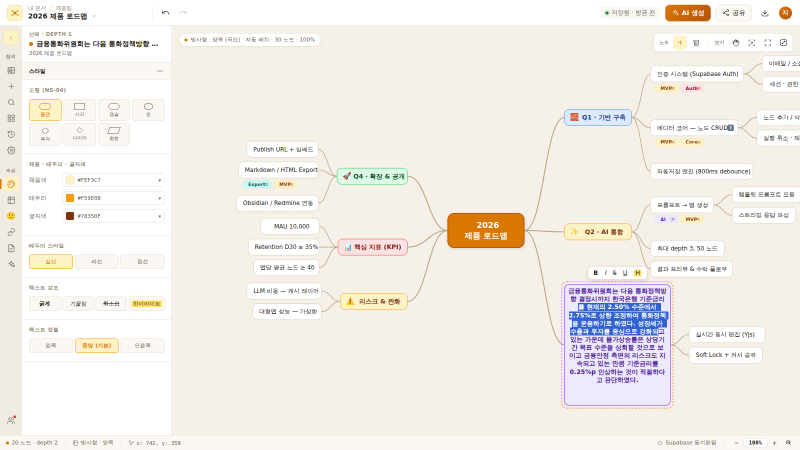
#> input picture apps/frontend/undefined/no-orange-mid.png, 1600 x 900 px (shown at 1/2 size)
$ python finish.py ../../undefined/no-orange-mid.png ../../undefined/no-orange-mid.png 5
#> lines starting #> are read from the running program, lines starting #| are printed output that depends on the picture
#!/usr/bin/env python3
"""캡처 마무리 — 폭 1000 이하로 줄이고 연회색 테두리(표시 폭 기준 화면 1px)를 넣는다.
   python3 scripts/doc-shots/finish.py <입력.png> <출력.png> [표시폭=420]
   Pillow 필요 (pip install pillow)."""
import sys
from PIL import Image, ImageOps
src, dst = sys.argv[1], sys.argv[2]
disp = int(sys.argv[3]) if len(sys.argv) > 3 else 420
im = Image.open(src).convert('RGB')
#> im is the input picture: PIL image 1600x900 RGB; mean R, G, B 242.7, 238.1, 232.3
if im.width > 1000:
    im = im.resize((1000, round(im.height * 1000 / im.width)), Image.LANCZOS)
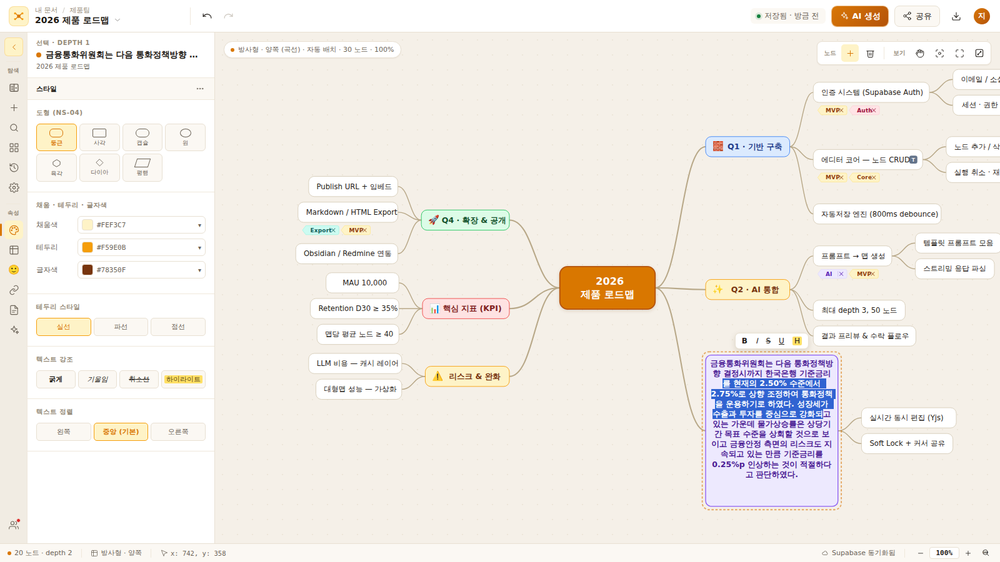
#> im: PIL image 1000x562 RGB; mean R, G, B 242.5, 237.9, 232.1
px = max(1, round(im.width / disp))
#> px = 200
ImageOps.expand(im, border=px, fill=(191, 191, 191)).save(dst, optimize=True)
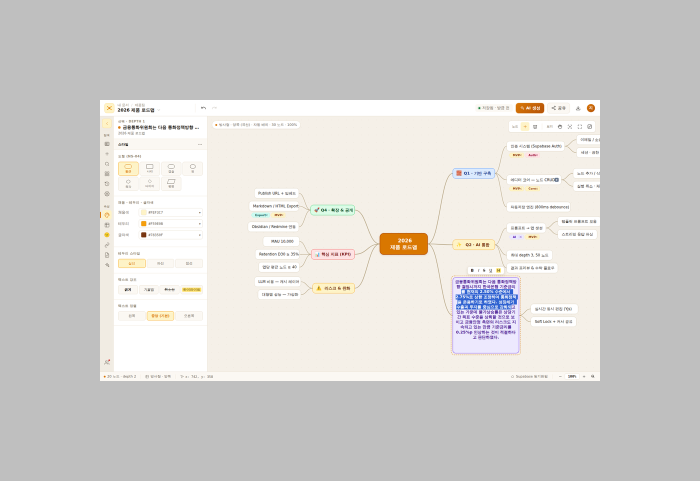
#> saved as no-orange-mid.png: PIL image 1400x962 RGB (shown at 1/2 size); mean R, G, B 212.5, 210.6, 208.2
print(dst, im.size, 'border', px)
#| ../../undefined/no-orange-mid.png (1000, 562) border 200
